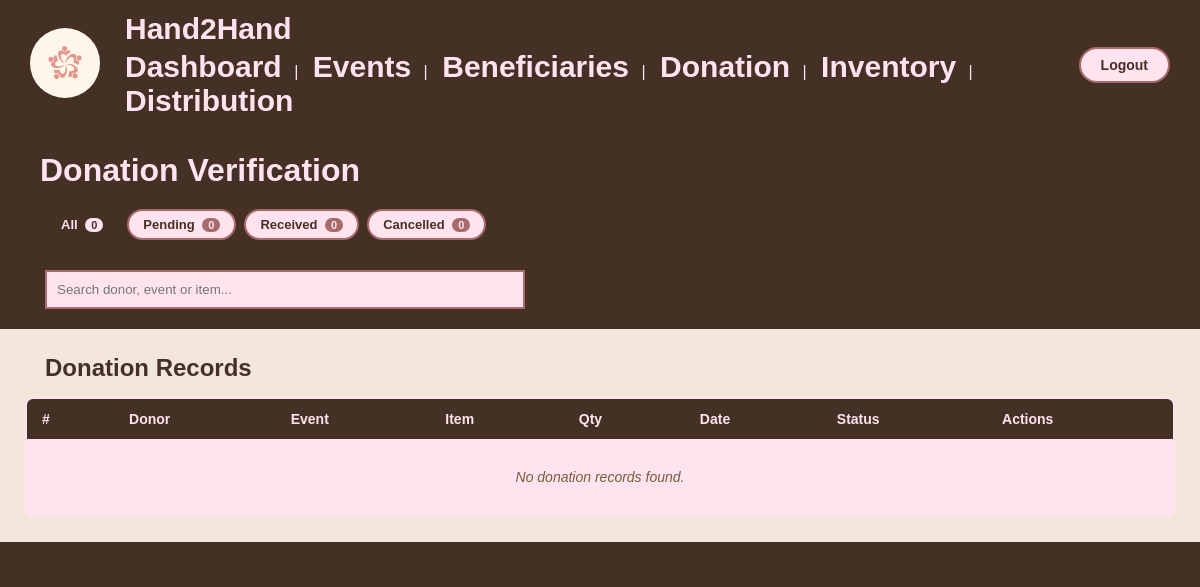
/admin/donation.php (signed in), run on an earlier commit of the app's database.
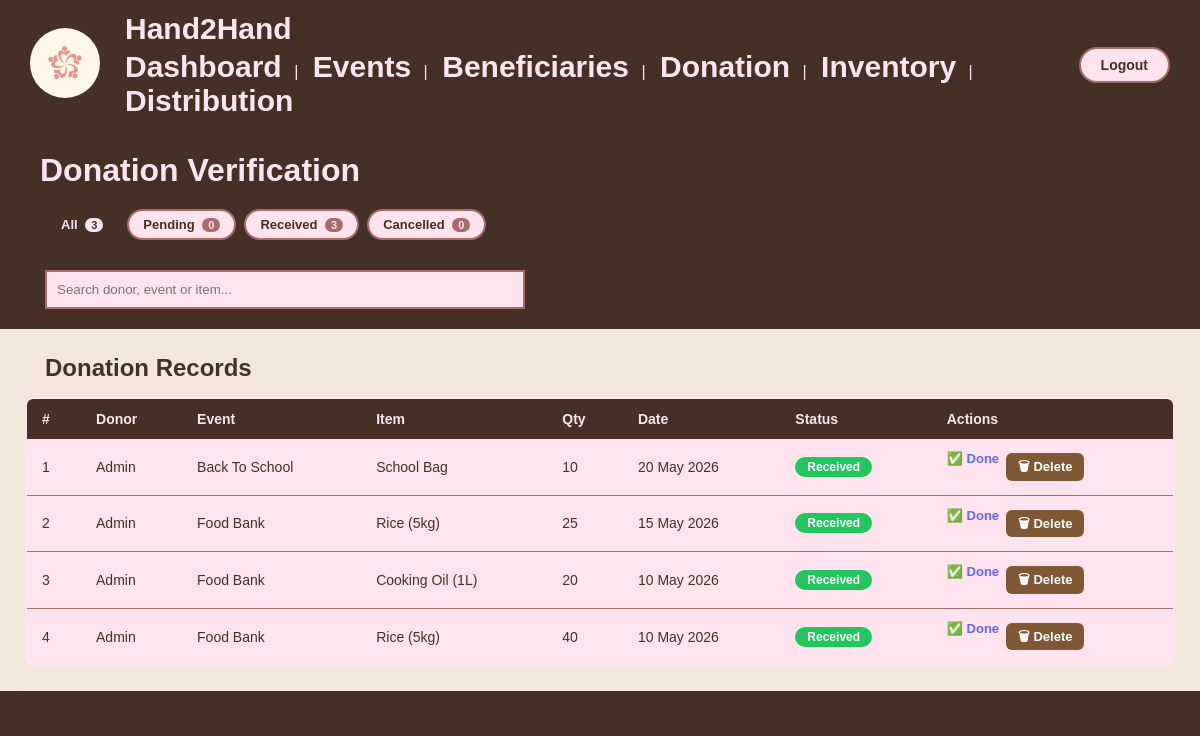
And on a later commit of the database.
### tables this page shows
CREATE TABLE IF NOT EXISTS DONATION (
    donation_id INT(11) AUTO_INCREMENT PRIMARY KEY,
    event_id INT(11) NOT NULL,
    user_id INT(11) NOT NULL,
    date DATE NOT NULL,
    status ENUM('Pending', 'Received', 'Cancelled') NOT NULL DEFAULT 'Pending',
    FOREIGN KEY (event_id) REFERENCES DONATIONEVENT(event_id),
    FOREIGN KEY (user_id) REFERENCES USER(user_id)
);

CREATE TABLE IF NOT EXISTS USER (
    user_id INT(11) AUTO_INCREMENT PRIMARY KEY,
    email VARCHAR(100) NOT NULL UNIQUE,
    username VARCHAR(50) NOT NULL,
    password VARCHAR(255) NOT NULL,
    role ENUM('Requester', 'Donor', 'Admin') NOT NULL
);

CREATE TABLE IF NOT EXISTS DONATIONEVENT (
    event_id INT(11) AUTO_INCREMENT PRIMARY KEY,
    name VARCHAR(100) NOT NULL,
    date DATE NOT NULL,
    location VARCHAR(200) NOT NULL,
    status ENUM('Active', 'Completed', 'Cancelled') NOT NULL
);

CREATE TABLE IF NOT EXISTS ITEM (
    item_id INT(11) AUTO_INCREMENT PRIMARY KEY,
    name VARCHAR(100) NOT NULL,
    category VARCHAR(50) NOT NULL,
    description TEXT
);

CREATE TABLE IF NOT EXISTS DONATION_ITEM (
    donation_id INT(11) NOT NULL,
    item_id INT(11) NOT NULL,
    quantity INT(11) NOT NULL DEFAULT 1,
    PRIMARY KEY (donation_id, item_id),
    FOREIGN KEY (donation_id) REFERENCES DONATION(donation_id),
    FOREIGN KEY (item_id) REFERENCES ITEM(item_id)
);

### admin/donation.php (the view, shortened to what this page needs)
<?php
require_once '../includes/connect.php';
$filter = isset($_GET['filter'])
    ? $_GET['filter']
    : 'all';
$query = "
SELECT
    d.donation_id,
    d.date,
    d.status,
    u.username,
    u.email,
    e.name AS event_name,
    i.name AS item_name,
    di.quantity
FROM DONATION d
JOIN USER u
ON d.user_id = u.user_id
JOIN DONATIONEVENT e
ON d.event_id = e.event_id
JOIN DONATION_ITEM di
ON d.donation_id = di.donation_id
JOIN ITEM i
ON di.item_id = i.item_id
WHERE 1=1
";
$query .= "
ORDER BY
FIELD(d.status,'Pending','Received','Cancelled'),
d.date DESC,
d.donation_id DESC
";
$result = mysqli_query($conn, $query);
$donations = mysqli_fetch_all($result, MYSQLI_ASSOC);
$counts = [
    'all' => 0,
    'Pending' => 0,
    'Received' => 0,
    'Cancelled' => 0
];
$countResult = mysqli_query(
    $conn,
    "SELECT status,
            COUNT(*) AS total
     FROM DONATION
     GROUP BY status"
);
while ($row = mysqli_fetch_assoc($countResult)) {
    $counts[$row['status']] = $row['total'];
    $counts['all'] += $row['total'];
}
?>
<!DOCTYPE html>
<html lang="en">
<head>
    <link rel="stylesheet" href="../css/formatBulan.css">
</head>
<body>
    <?php include '../includes/navbar.php'; ?>
    <div class="page-container">
        <div class="page-title2">
            <h1>Donation Verification</h1>
        </div>
        <div class="tab-container">
            <a href="?filter=all" class="tab-link <?= $filter == 'all' ? 'active' : '' ?>">
                All <span class="tab-cnt"><?= $counts['all'] ?></span>
            </a>
            <a href="?filter=Pending" class="tab-link <?= $filter == 'Pending' ? 'active' : '' ?>">
                Pending <span class="tab-cnt"><?= $counts['Pending'] ?></span>
            </a>
            <a href="?filter=Received" class="tab-link <?= $filter == 'Received' ? 'active' : '' ?>">
                Received <span class="tab-cnt"><?= $counts['Received'] ?></span>
            </a>
            <a href="?filter=Cancelled" class="tab-link <?= $filter == 'Cancelled' ? 'active' : '' ?>">
                Cancelled <span class="tab-cnt"><?= $counts['Cancelled'] ?></span>
            </a>
        </div>
        <input type="text"
            class="search-bar"
            placeholder="Search donor, event or item..."
            onkeyup="filterTable(this.value)">
        <section class="admin-table">
            <h2>Donation Records</h2>
            <table class="custom-table" id="mainTable">
                <thead>
                    <tr>
                        <th>#</th>
                        <th>Donor</th>
                        <th>Event</th>
                        <th>Item</th>
                        <th>Qty</th>
                        <th>Date</th>
                        <th>Status</th>
                        <th>Actions</th>
                    </tr>
                </thead>
                <tbody>
                    <?php if (empty($donations)): ?>
                        <tr>
                            <td colspan="8" style="text-align:center;padding:30px;font-style:italic;color:#7a5c3a;">
                                No donation records found.
                            </td>
                        </tr>
                    <?php else: ?>
                        <?php foreach ($donations as $i => $d): ?>
                            <tr>
                                <td><?= $i + 1 ?></td>
                                <td><?= htmlspecialchars($d['username']) ?></td>
                                <td><?= htmlspecialchars($d['event_name']) ?></td>
                                <td><?= htmlspecialchars($d['item_name']) ?></td>
                                <td><?= $d['quantity'] ?></td>
                                <td style="white-space:nowrap"><?= date('d M Y', strtotime($d['date'])) ?></td>
                                <td>
                                    <span class="badge badge-<?= strtolower($d['status']) ?>">
                                        <?= $d['status'] ?>
                                    </span>
                                </td>
                                <td>
                                    <div class="action-cell">
                                        <?php if ($d['status'] == 'Pending'): ?>
                                            <form method="POST" style="display:inline">
                                                <input type="hidden" name="action" value="receive">
                                                <input type="hidden" name="donation_id" value="<?= $d['donation_id'] ?>">
                                                <button type="submit" class="btn-action btn-approve">
                                                    ✓ Received
                                                </button>
                                            </form>
                                            <form method="POST" style="display:inline">
                                                <input type="hidden" name="action" value="cancel">
                                                <input type="hidden" name="donation_id" value="<?= $d['donation_id'] ?>">
                                                <button type="submit" class="btn-action btn-reject">
                                                    ✗ Cancel
                                                </button>
                                            </form>
                                        <?php elseif ($d['status'] == 'Received'): ?>
                                            <span style="color:#6366f1;font-weight:bold;font-size:13px;">
                                                ✅ Done
                                            </span>
                                        <?php elseif ($d['status'] == 'Cancelled'): ?>
                                            <span style="color:#ef4444;font-weight:bold;font-size:13px;">
                                                ✗ Cancelled
                                            </span>
                                        <?php endif; ?>
                                        <form method="POST"
                                            onsubmit="return confirm('Delete this donation?')"
                                            style="display:inline">
                                            <button type="submit" class="btn-action btn-delete">
                                                🗑 Delete
                                            </button>
                                        </form>
                                    </div>
                                </td>
                            </tr>
                        <?php endforeach; ?>
                    <?php endif; ?>
                </tbody>
            </table>
        </section>
    </div>
</body>
</html> untuk page nii

### includes/navbar.php
<?php
$role = $_SESSION['role'];
if ($role == 'Admin') {
    $nav_links = "<a href='../admin/dashboard.php'>Dashboard</a> | <a href='../admin/donation_event.php'>Events</a> | <a href='../admin/beneficiary_needs.php'>Beneficiaries</a> | <a href='../admin/donation.php'>Donation</a> | <a href='../admin/inventory.php'>Inventory</a> | <a href='../admin/distribution_management.php'>Distribution</a>";
} else if ($role == 'Donor') {
    $nav_links = "<a href='../donor/home_page_donor.php'>Home</a> | <a href='../donor/donation_event_donor.php'>My Events</a> | <a href='../donor/donation_history.php'>My Donations</a> | <a href='../donor/profile_page_donor.php'>Profile</a>";
} else if ($role == 'Requester'){
    $nav_links = "<a href='../beneficiary/home_beneficiary.php'>Home</a> | <a href='../beneficiary/aid_status.php'>My Aid</a> | <a href='../beneficiary/profile_page_bene.php'>Profile</a>";
} else {
    $nav_links = "<a href='../home.php'>Home</a> | <a href='../about.php'>About Us</a> | <a href='../event.php'>Events</a> | <a href='../login.php'>Login</a>";
}
?>
<link rel="stylesheet" href="../css/navbar_footer.css">
<nav class="navbar">
    <div class="nav-left">
        <div class="nav-logo">
            <img src="../image/logo.png" alt="logo" style="width:70px;height:70px;border-radius:50%;object-fit:cover;">
        </div>
        <div class="nav-brand-text">
            <span class="nav-brand-name">Hand2Hand</span>
            <span class="nav-links-sub"><?= $nav_links ?></span>
        </div>
    </div>
    <a href="../logout.php" class="btn-logout">Logout</a>
</nav>

### css/formatBulan.css (style rules this page uses)
* { margin: 0; padding: 0; box-sizing: border-box; font-family: Arial, sans-serif; }
body { background-color: #443025; color: #443025; }
nav { display: flex; align-items: center; gap: 5px; }
.page-title2 { text-align: left; color: #FFE4EF; margin-top: 22px; margin-left: 20px; }
.page-title2 h1 { text-align: left; margin: 0 0 10px 20px; }
.search-bar { width: 40%; padding: 10px; margin: 30px 0 20px 45px; display: block; border: 2px solid #A86B6C; background-color: #FFE4EF; }
button { background-color: #A86B6C; color: #FFE4EF; border: none; padding: 10px 15px; margin: 10px; border-radius: 20px; cursor: pointer; }
.admin-table { background-color: #f3e7dc; padding: 25px; margin-top: 20px; }
.admin-table h2 { margin-left: 20px; }
.admin-table button { padding: 15px 30px; border-radius: 10px; margin-left: 20px; }

### css/navbar_footer.css (style rules this page uses)
.navbar { background-color: #443025; padding: 12px 30px; display: flex; justify-content: space-between; align-items: center; }
.nav-left { display: flex; align-items: center; gap: 15px; }
.nav-brand-text { display: flex; flex-direction: column; gap: 4px; }
.nav-brand-name { color: #FFE4EF; font-size: 30px; font-weight: bold; margin-left: 10px; }
.nav-links-sub { color: #FFE4EF !important; }
.nav-links-sub a { color: #FFE4EF !important; text-decoration: none; font-size: 30px; margin-right: 8px; font-weight: bold; margin-left: 10px; }
.btn-logout { background-color: #FFE4EF; color: #443025; border: 2px solid #A86B6C; padding: 8px 20px; border-radius: 20px; cursor: pointer; font-weight: bold; text-decoration: none; font-size: 14px; }

### admin/donation.php (style rules this page uses)
.custom-table { width: 100%; border-collapse: collapse; margin-top: 15px; font-size: 14px; background-color: #FFE4EF; border: 2px solid #A86B6C; border-radius: 8px; overflow: hidden; }
.custom-table th { background-color: #443025; color: #FFE4EF; padding: 12px 15px; text-align: left; font-weight: bold; }
.custom-table td { padding: 12px 15px; border-bottom: 1px solid #A86B6C; color: #443025; vertical-align: middle; }
.custom-table tr:last-child td { border-bottom: none; }
.btn-action, button.btn-action { background-color: #A86B6C !important; color: #FFE4EF !important; border: none !important; padding: 6px 12px !important; margin: 2px !important; border-radius: 6px !important; cursor: pointer !important; font-size: 13px !important; font-weight: bold !important; text-decoration: none !important; display: inline-flex !important; align-items: center !important; justify-content: center !important; line-height: 1.2 !important; height: auto !important; width: auto !important; }
.btn-delete, button.btn-delete { background-color: #7F5836 !important; color: white !important; }
.action-cell { display: flex; gap: 5px; flex-wrap: wrap; }
.tab-container { display: flex; gap: 8px; margin: 20px 0 10px 45px; flex-wrap: wrap; }
.tab-link { padding: 6px 14px; border-radius: 20px; border: 2px solid #A86B6C; background-color: #FFE4EF; color: #443025; text-decoration: none; font-size: 13px; font-weight: bold; transition: all 0.2s; }
.tab-link:hover, .tab-link.active { background-color: #443025; color: #FFE4EF; border-color: #443025; }
.tab-cnt { background-color: #A86B6C; color: #FFE4EF; border-radius: 10px; padding: 1px 6px; margin-left: 4px; font-size: 11px; }
.tab-link.active .tab-cnt { background-color: #FFE4EF; color: #443025; }
.badge { padding: 3px 12px; border-radius: 20px; font-size: 12px; font-weight: 600; color: white; display: inline-block; }
.badge-received { background-color: #22c55e; }

What changed in the data, as far as the page shows it:
added donation: user.username "Admin", event.name "Back To School", item.name "School Bag", donation_item.quantity "10", date "20 May 2026", status "Received", shows "✅ Done"
added donation: user.username "Admin", event.name "Food Bank", item.name "Rice (5kg)", donation_item.quantity "25", date "15 May 2026", status "Received", shows "✅ Done"
added donation: user.username "Admin", event.name "Food Bank", item.name "Cooking Oil (1L)", donation_item.quantity "20", date "10 May 2026", status "Received", shows "✅ Done", item.name "Rice (5kg)", donation_item.quantity "40"
Also different on the page:
$counts['all']: "0" → "3"
$counts['Received']: "0" → "3"
text no longer shown: "No donation records found."
